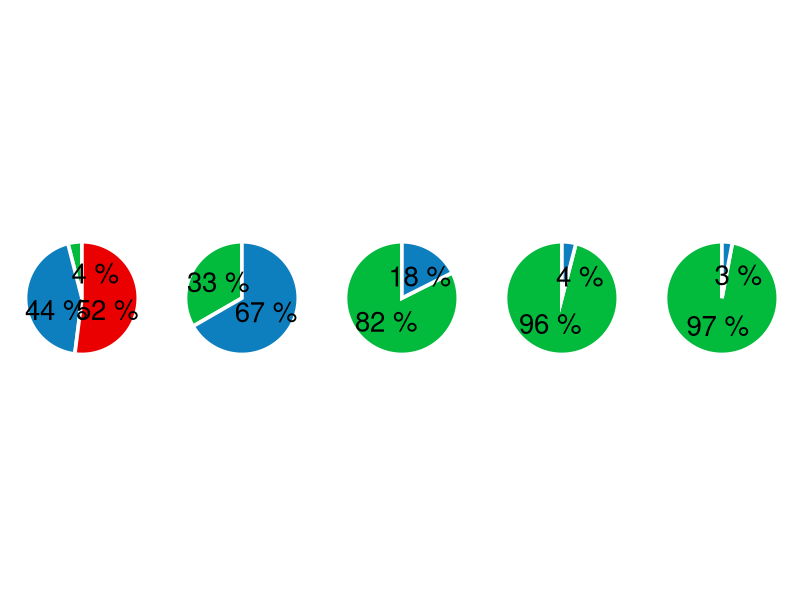
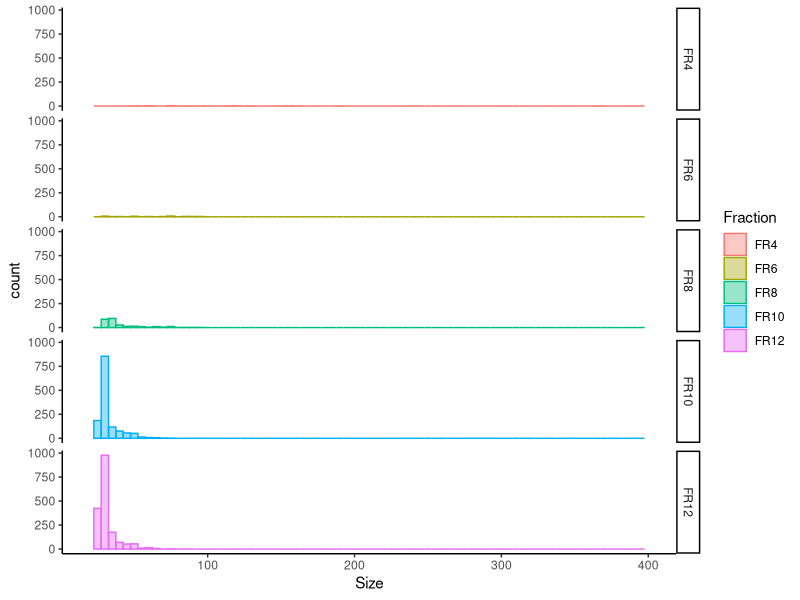
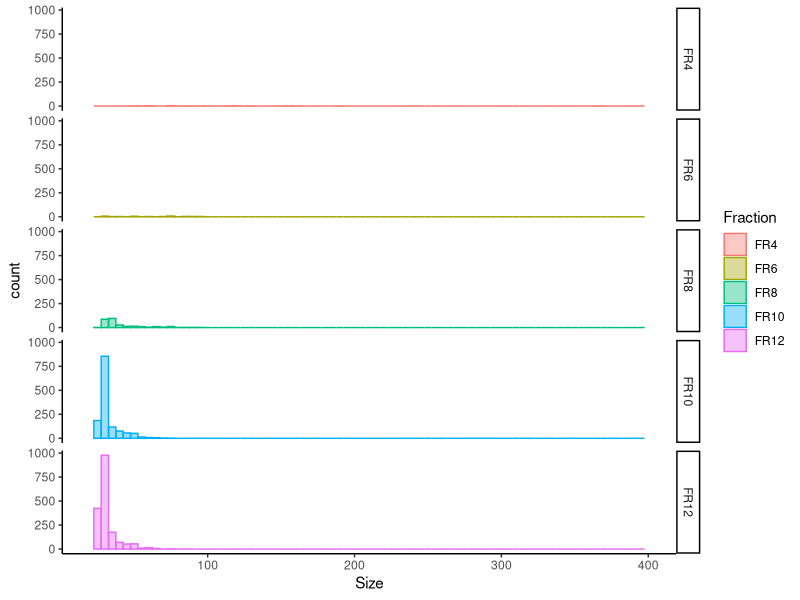
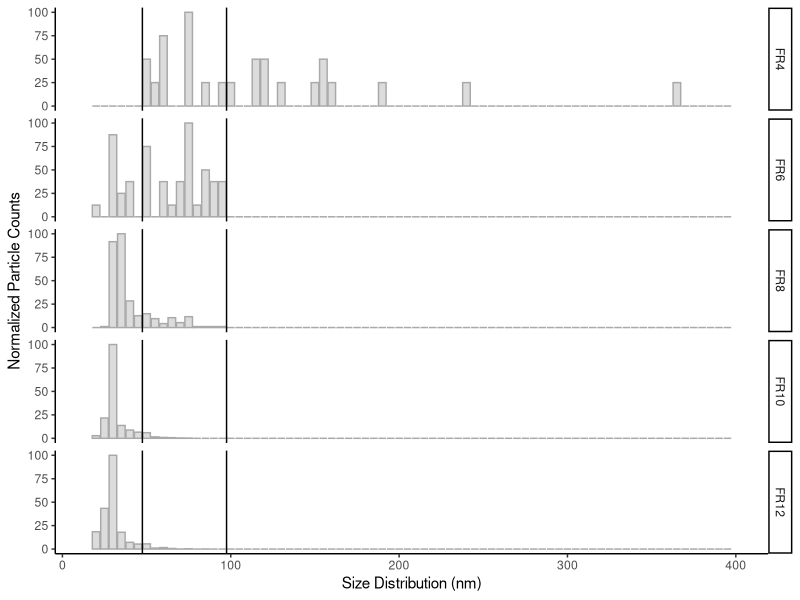
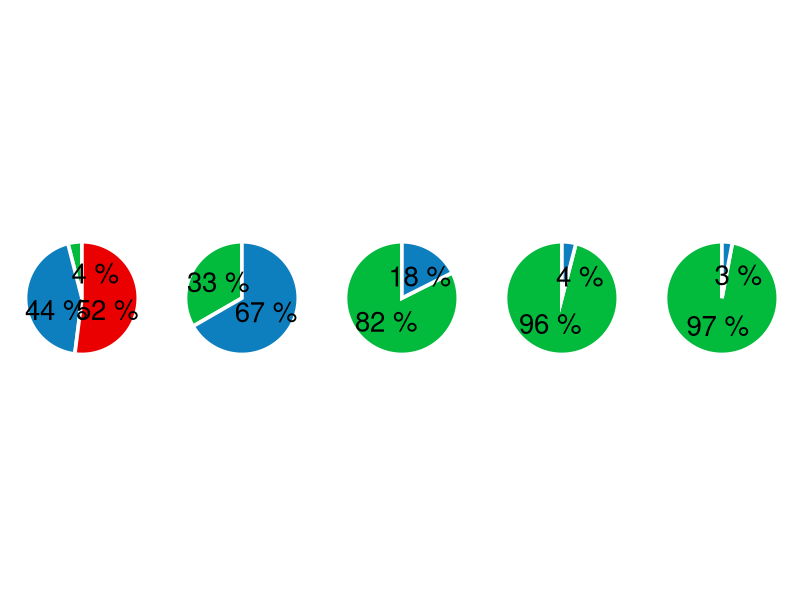
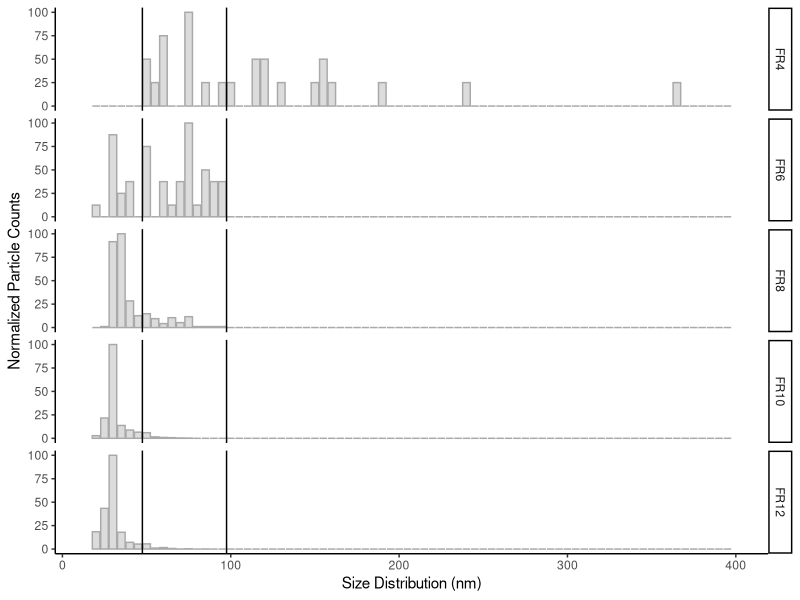

R code for these plots, in order:
#Supplementary Figure S2

#set WD
setwd("E:/4. EV-RNA/4. EV-RNA/4. Code/2023-07-23 FINAL/")

#load libraries:
library(vctrs)
library(cli)
library(tidyverse)
library(tidyr)
library(dplyr)
library(ggplot2)
library(ggpubr)
library(gplots)
library(RColorBrewer)
library(stringr)
library(readxl)
library(scales)


#import data:
raw_tem <- read_excel("./Files/Fig1D_and_FigS2_TEM_data.xlsx", sheet = 1)

#turning into tidy data:
hist_dat <- raw_tem %>% gather(Fraction, Size, 1:5) %>% na.omit()
hist_dat$Fraction <- factor(hist_dat$Fraction, levels = c("FR4", "FR6", "FR8", "FR10", "FR12"))

#calculating the total in each size range
pie_dat <- hist_dat
pie_dat <- pie_dat %>% 
  mutate(Group = ifelse(Size < 50, "< 50 nm",
                      ifelse(Size > 100, "> 100 nm", "> 50 nm & < 100 nm")))
pie_dat$Group <- factor(pie_dat$Group, levels = c("< 50 nm", "> 50 nm & < 100 nm", "> 100 nm"))
pie_dat <- pie_dat %>% 
  group_by(Fraction, Group) %>%
  mutate(value = n()) %>% dplyr::slice(1) 

french_percent <- label_percent(
  accuracy = 1,
  decimal.mark = ".",
  suffix = " %"
)

#adding labels for the size range percentages
pie_FR_per <- pie_dat %>% group_by(Fraction) %>%
  mutate(per_value = round((value/sum(value))*100, digits = 1)) %>%
  mutate(per_val_text = value/sum(value))
pie_FR_per$per_val_text <- french_percent(pie_FR_per$per_val_text)
df_FR_per <- pie_FR_per

#generating formatting theme
theme_pie <- theme(axis.title.y=element_blank(),
                   axis.text.y=element_blank(),
                   axis.ticks.y=element_blank(),
                   axis.title.x=element_blank(),
                   axis.text.x=element_blank(),
                   axis.ticks.x=element_blank(),
                   panel.border = element_blank(),
                   panel.grid.major = element_blank(),
                   panel.grid.minor = element_blank(),
                   axis.line = element_line(colour = "white"))

pie_font_size <- 7
{
##-------------------------- FR4 --------------------------
pie_colors <- c("#02ba3b", "#0d7fbf", "#ea0000")

bp_FR4 <- df_FR_per %>% filter(Fraction == "FR4") %>% 
  ggplot(., aes(x="", y=value, fill=Group))+
  geom_bar(width = 1, stat = "identity", colour="white", size=1.25#adjust size for outline thickness
  )
bp_FR4
pie_FR4 <- bp_FR4 + coord_polar("y", start=0)
pie_FR4_plot <- pie_FR4 +  scale_fill_manual(values = pie_colors) + theme_minimal() +
  theme(axis.text.x=element_blank()) +
    geom_text(aes(y = value + c(1,+6,-5), #modify c(y1,y2,y3) for the desired label position (note this is scaled to raw data)
                  label = per_val_text), size=pie_font_size, colour="black")+
  theme_pie +
  theme(legend.position="none")
pie_FR4_plot

##-------------------------- FR6 --------------------------
pie_colors <- c("#02ba3b", "#0d7fbf")
bp_FR6 <- df_FR_per %>% filter(Fraction == "FR6") %>% 
  ggplot(., aes(x="", y=value, fill=Group))+
  geom_bar(width = 1, stat = "identity", colour="white", size=1.25#adjust size for outline thickness
  )
bp_FR6
pie_FR6 <- bp_FR6 + coord_polar("y", start=0)
pie_FR6_plot <- pie_FR6 +  scale_fill_manual(values = pie_colors) + theme_minimal() +
  theme(axis.text.x=element_blank()) +
  geom_text(aes(y = value + c(23,-15), #modify c(y1,y2,y3) for the desired label position (note this is scaled to raw data)
                label = per_val_text), size=pie_font_size, colour="black")+
  theme_pie +
theme(legend.position="none")
pie_FR6_plot

##-------------------------- FR8 --------------------------
pie_colors <- c("#02ba3b", "#0d7fbf")
bp_FR8 <- df_FR_per %>% filter(Fraction == "FR8") %>% 
  ggplot(., aes(x="", y=value, fill=Group))+
  geom_bar(width = 1, stat = "identity", colour="white", size=1.25#adjust size for outline thickness
  )
bp_FR8
pie_FR8 <- bp_FR8 + coord_polar("y", start=0)
pie_FR8_plot <- pie_FR8 +  scale_fill_manual(values = pie_colors) + theme_minimal() +
  theme(axis.text.x=element_blank()) +
  geom_text(aes(y = value + c(-65,-18), #modify c(y1,y2,y3) for the desired label position (note this is scaled to raw data)
                label = per_val_text), size=pie_font_size, colour="black")+
  theme_pie +
  theme(legend.position="none")
pie_FR8_plot

##-------------------------- FR10 --------------------------
pie_colors <- c("#02ba3b", "#0d7fbf")
bp_FR10 <- df_FR_per %>% filter(Fraction == "FR10") %>% 
  ggplot(., aes(x="", y=value, fill=Group))+
  geom_bar(width = 1, stat = "identity", colour="white", size=1.25#adjust size for outline thickness
  )
bp_FR10
pie_FR10 <- bp_FR10 + coord_polar("y", start=0)
pie_FR10_plot <- pie_FR10 +  scale_fill_manual(values = pie_colors) + theme_minimal() +
  theme(axis.text.x=element_blank()) +
  geom_text(aes(y = value + c(-550,100), #modify c(y1,y2,y3) for the desired label position (note this is scaled to raw data)
                label = per_val_text), size=pie_font_size, colour="black")+
  theme_pie +
  theme(legend.position="none")
pie_FR10_plot

##-------------------------- FR12 --------------------------
pie_colors <- c("#02ba3b", "#0d7fbf")
bp_FR12 <- df_FR_per %>% filter(Fraction == "FR12") %>% 
  ggplot(., aes(x="", y=value, fill=Group))+
  geom_bar(width = 1, stat = "identity", colour="white", size=1.25#adjust size for outline thickness
  )
bp_FR12
pie_FR12 <- bp_FR12 + coord_polar("y", start=0)
pie_FR12_plot <- pie_FR12 +  scale_fill_manual(values = pie_colors) + theme_minimal() +
  theme(axis.text.x=element_blank()) +
  geom_text(aes(y = value + c(-900,140), #modify c(y1,y2,y3) for the desired label position (note this is scaled to raw data)
                label = per_val_text), size=pie_font_size, colour="black")+
  theme_pie +
  theme(legend.position="none")
pie_FR12_plot

#making the legend
df_FR_per_legend <- df_FR_per
df_FR_per_legend$Group <- factor(df_FR_per_legend$Group, levels = c("> 100 nm", "> 50 nm & < 100 nm", "< 50 nm"))
legend <- ggplot(df_FR_per_legend, aes(x=Fraction, y= per_value, color = Group, fill = Group)) +
  geom_bar(stat = "identity") +
  scale_fill_manual(values =  c("#ea0000", "#0d7fbf", "#02ba3b")) +
  theme(panel.grid = element_blank(),
        axis.title = element_blank(),
        axis.text = element_blank(),
        axis.ticks = element_blank(),
        panel.background = element_blank()) 
legend <- cowplot::get_legend(legend)
as_ggplot(legend)

#putting all plots together
ggarrange(pie_FR4_plot, pie_FR6_plot, pie_FR8_plot, pie_FR10_plot, pie_FR12_plot, NA, NA, legend, NA, NA, ncol = 5, nrow = 2)

Figure_1D <- ggarrange(pie_FR4_plot, pie_FR6_plot, pie_FR8_plot, pie_FR10_plot, pie_FR12_plot, ncol = 5, nrow = 1)
Figure_1D
}

#Output .pdf
pdf("./Figures/Figure_1D_TEM.pdf", width =15, height = 4.5)
print(Figure_1D)
dev.off()



#=============================================================
print("Plotting particle size distribution as a histogram for Supplemental Figure S2")

#plotting unnormalized particle size counts together
segm <- hist_dat %>% 
  ggplot(., aes(x=Size, fill=Fraction, color = Fraction)) +
  geom_histogram(binwidth=5, position="identity", alpha = 0.4) +
  facet_grid(Fraction~.) +
  xlim(c(20,400)) +
  theme(legend.title = element_text(size = 14),
        legend.text = element_text(size = 12)) +
  theme_classic()
segm

##-----------<<<<<<<<< Normalized Histogram >>>>>>>>>>>---------------
#Using unnormalized plot values to generate normalized
pg <- ggplot_build(segm)
head(pg)
unnorm_y <- pg$data[[1]]$y # these are the histogram heights for each bar
unnorm_x <- pg$data[[1]]$x # these are the x-values for each histogram bar
unnorm_x.df <- as.data.frame(unnorm_x)
unnorm_y.df <- as.data.frame(unnorm_y)
Fraction <- c(rep("FR4", 77), rep("FR6", 77), rep("FR8", 77), rep("FR10", 77), rep("FR12", 77))
unnorm <- cbind(unnorm_x.df, unnorm_y.df, Fraction)


#normalized histogram:
norm <- unnorm
norm <- norm %>% group_by(Fraction) %>%
  mutate(Norm = (unnorm_y-min(unnorm_y))/(max(unnorm_y)-min(unnorm_y))*100)
norm$Size <- norm$unnorm_x
norm$Count <- norm$unnorm_y
norm$Fraction <- factor(norm$Fraction, levels = c("FR4", "FR6", "FR8", "FR10", "FR12"))


#plotting normalized histogram
seg <- norm %>% 
  ggplot(., aes(x=Size, y=Norm, fill=Fraction, color=Fraction)) +
  geom_bar(stat="identity", alpha =0.4, color = "darkgrey", fill = "darkgrey") +
  facet_grid(Fraction~.) +
  xlim(c(15,400)) +
  ylab("Normalized Particle Counts") +
  xlab("Size Distribution (nm)") +
  geom_vline(xintercept = 47.5) +
  geom_vline(xintercept = 97.5) +
  theme(legend.title = element_text(size = 14),
        legend.text = element_text(size = 12)) +
  theme_classic()
seg

pdf(paste0("./Figures/Supp_Figure_2_TEM.pdf"))
print(seg)
dev.off()
